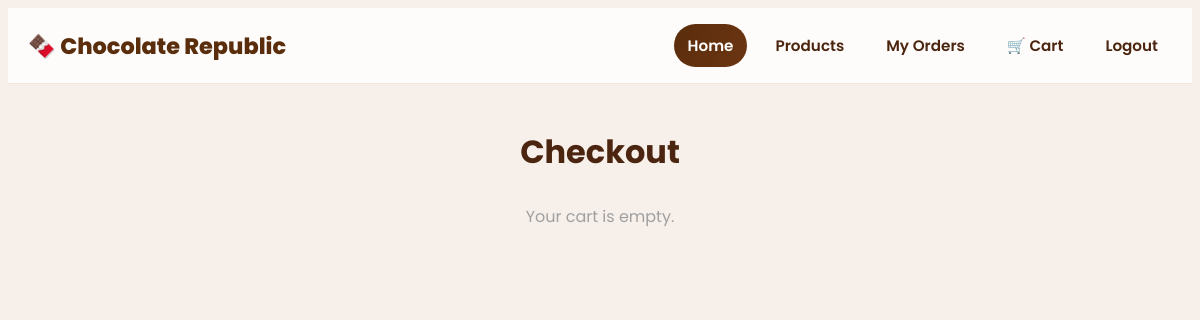
The page /checkout.php (signed in) on the database as committed earlier.
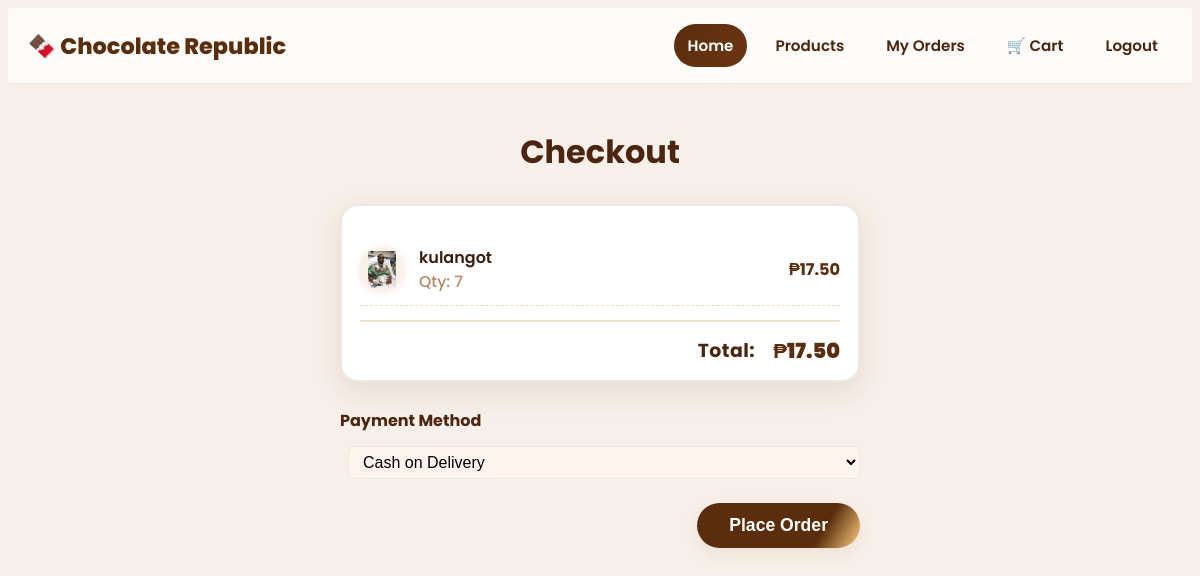
The same page on the database as committed later.
### tables this page shows
CREATE TABLE `cart` (
  `id` int(11) NOT NULL,
  `user_id` int(11) NOT NULL,
  `product_id` int(11) NOT NULL,
  `quantity` int(11) NOT NULL DEFAULT 1,
  `added_at` timestamp NOT NULL DEFAULT current_timestamp()
);

CREATE TABLE `products` (
  `id` int(11) NOT NULL,
  `name` varchar(100) NOT NULL,
  `description` text DEFAULT NULL,
  `price` decimal(10,2) NOT NULL,
  `image` varchar(255) DEFAULT NULL,
  `stock` int(11) DEFAULT 0,
  `created_at` timestamp NOT NULL DEFAULT current_timestamp()
);

### checkout.php (the view, shortened to what this page needs)
<?php
require_once __DIR__ . '/db.php';
include __DIR__ . '/includes/header.php';
$userId = (int)$_SESSION['user_id'];
$stmt = $conn->prepare("
    SELECT
        c.id AS cart_id,
        p.id AS product_id,
        p.name,
        p.price,
        p.stock,
        p.image,       -- ✅ Add this line
        c.quantity
    FROM cart c
    JOIN products p ON p.id = c.product_id
    WHERE c.user_id = ?
");
$stmt->bind_param('i', $userId);
$stmt->execute();
$result = $stmt->get_result();
$cartItems = [];
$total = 0.0;
while ($row = $result->fetch_assoc()) {
    $line = (float)$row['price'] * (int)$row['quantity'];
    $total += $line;
    $cartItems[] = $row;
}
?>
<link rel="stylesheet" href="checkout.css">
<section class="checkout-section">
  <h2>Checkout</h2>
  <?php if (empty($cartItems)): ?>
    <p class="checkout-empty">Your cart is empty.</p>
  <?php else: ?>
    <div class="checkout-summary">
      <?php foreach ($cartItems as $ci): ?>
        <div class="checkout-item-row">
          <div class="ci-thumb">
  <img src="/choco_repub/images/<?= !empty($ci['image']) ? htmlspecialchars(basename($ci['image'])) : 'default-product.png' ?>"
     alt="<?= htmlspecialchars($ci['name']) ?>">
</div>
          <div class="ci-main">
            <span class="ci-title"><?= htmlspecialchars($ci['name']) ?></span>
            <span class="ci-meta">Qty: <?= (int)$ci['quantity'] ?></span>
          </div>
          <div class="ci-price">₱<?= number_format((float)$ci['price'] * (int)$ci['quantity'], 2) ?></div>
        </div>
      <?php endforeach; ?>
      <div class="checkout-total-row">
        <span class="ct-title">Total:</span>
        <span class="ct-price">₱<?= number_format($total, 2) ?></span>
      </div>
    </div>
    <form method="post" class="checkout-form">
      <label class="checkout-label" for="payment_method">Payment Method</label>
      <select id="payment_method" name="payment_method" required>
        <option value="Cash on Delivery">Cash on Delivery</option>
      </select>
      <div class="checkout-submit-row">
        <button type="submit" class="cta-btn">Place Order</button>
      </div>
    </form>
  <?php endif; ?>
</section>

Rows that differ between the two databases and show on the page:
added cart: product.image (picture), product.name "kulangot", quantity "7", (float)$ci['price'] * (int)$ci['quantity'] "17.50"
Other text that changed with them:
$total: (not shown) → "17.50"
form field payment_method: (not shown) → "Cash on Delivery"
text no longer shown: "Your cart is empty."
text now shown: "Total: ₱ Payment Method Place Order"
